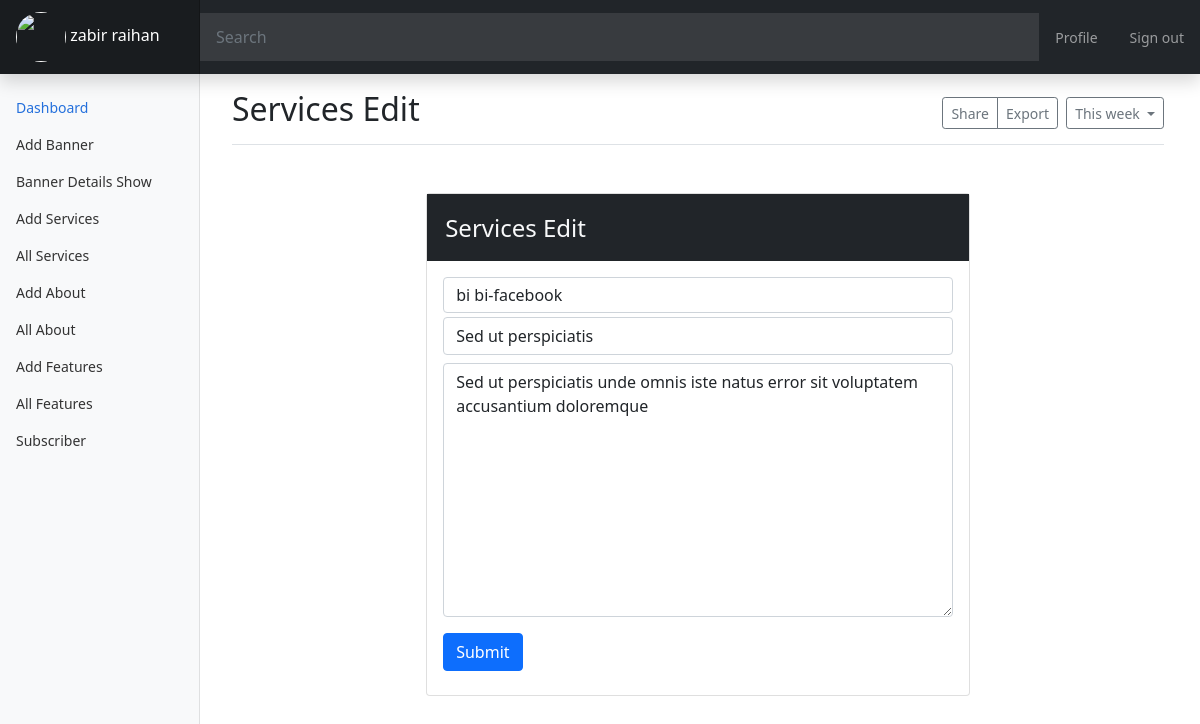
The page /dashboard/Edit.php?id=16 (signed in) on the database its author committed.
### tables this page shows
CREATE TABLE `services` (
  `id` int(11) NOT NULL,
  `icon` varchar(256) NOT NULL,
  `title` varchar(256) NOT NULL,
  `details` longtext NOT NULL,
  `time` date NOT NULL
);

### dashboard/Edit.php (the view, shortened to what this page needs)
<?php
include_once "./inc/Header.php";
include_once "./inc/SideMenu.php";
include_once "../inc/env.php";
$id = $_GET['id'];
$select = "SELECT * FROM services WHERE id='$id'";
$query = mysqli_query($conn,$select);
$fecth = mysqli_fetch_assoc($query);
?>
<main class="col-md-9 ms-sm-auto col-lg-10 px-md-4">
    <div class="d-flex justify-content-between flex-wrap flex-md-nowrap align-items-center pt-3 pb-2 mb-3 border-bottom">
        <h1 class="h2">Services Edit</h1>
        <div class="btn-toolbar mb-2 mb-md-0">
            <div class="btn-group me-2">
                <button type="button" class="btn btn-sm btn-outline-secondary">
                    Share
                </button>
                <button type="button" class="btn btn-sm btn-outline-secondary">
                    Export
                </button>
            </div>
            <button type="button" class="btn btn-sm btn-outline-secondary dropdown-toggle">
                This week
            </button>
        </div>
    </div>
    <div class="card col-lg-7 mx-auto my-5">
        <div class="bg-dark text-light">
            <h2 style="font-size:24px; padding: 20px 10px 10px 18px">Services Edit</h2>
        </div>
        <div class="card-body">
            <form action="./controller/edit.php" method="POST">
                <input type="text" class="form-control iconpicker" placeholder="Icon Picker" aria-label="Icone Picker" aria-describedby="basic-addon1" name="icon" value="<?=$fecth['icon']?>">
                <input type="text" name="title" placeholder="Services Title" class="my-1 form-control" value="<?=$fecth['title']?>">
                <textarea type="text" name="details" placeholder="Services Description" class="my-2 form-control" rows="10" cols="100"><?=$fecth['details']?></textarea>
                <button class="btn btn-primary my-2" name="submit">Submit</button>
            </form>
        </div>
    </div>
</main>
<?php
include_once "./inc/footer.php"
?>

### dashboard/css/dashboard.css (style rules this page uses)
body { font-size: .875rem; }

### rows shown on the page
services: icon "bi bi-facebook", title "Sed ut perspiciatis", details "Sed ut perspiciatis unde omnis iste natus error sit voluptatem accusantium doloremque"

### other values the page prints
$_SESSION['auth']['name'] "zabir raihan"
